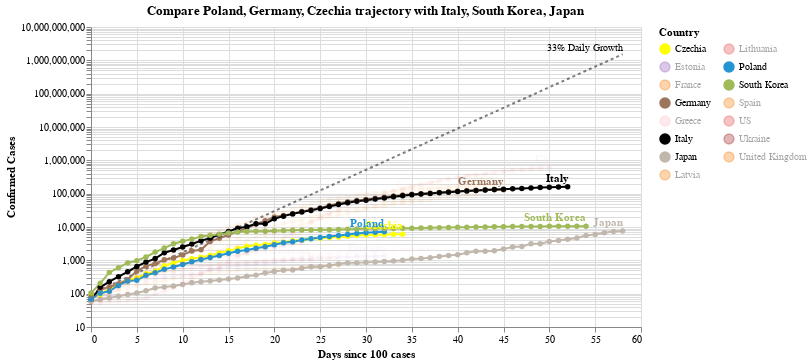

Source (notebook cell):
### Code cell
#hide_input
chart2 = make_since_chart(['Poland', 'Germany', 'Czechia'])
chart2

### Figure 1 — Vega-Lite specification as saved in the notebook (floating-point values rounded to 4 significant figures; data arrays with more than 128 entries replaced by an {"elided": "..."} marker saying what was removed)
{"config": {"view": {"continuousWidth": 400, "continuousHeight": 300}}, "layer": [{"mark": {"type": "line", "color": "black", "opacity": 0.5, "strokeDash": [3, 3]}, "encoding": {"x": {"type": "quantitative", "field": "Days since 100 cases"}, "y": {"type": "quantitative", "field": "Confirmed Cases"}}}, {"mark": {"type": "text", "align": "right", "dy": -6, "fontSize": 10, "text": "33% Daily Growth"}, "encoding": {"x": {"type": "quantitative", "field": "Days since 100 cases"}, "y": {"type": "quantitative", "field": "Confirmed Cases"}}, "transform": [{"filter": "(datum['Days since 100 cases'] >= 58)"}]}, {"data": {"name": "data-31e4ae1249a1440125d86241c0e19c89"}, "mark": {"type": "line", "point": true}, "encoding": {"color": {"type": "nominal", "field": "Country", "legend": {"columns": 2}, "scale": {"domain": ["Czechia", "Estonia", "France", "Germany", "Greece", "Italy", "Japan", "Latvia", "Lithuania", "Poland", "South Korea", "Spain", "US", "Ukraine", "United Kingdom"], "range": ["yellow", "#9467bd", "#F58518", "#9D755D", "pink", "black", "#C1B7AD", "#F58518", "#E45756", "#2495D3", "#A1BA59", "#F58518", "#E45756", "brown", "#F58518"]}}, "opacity": {"condition": {"value": 1, "selection": "selector002"}, "value": 0.05}, "tooltip": [{"type": "nominal", "field": "Country"}, {"type": "temporal", "field": "Date"}, {"type": "quantitative", "field": "Confirmed Cases"}, {"type": "quantitative", "field": "Days since 100 cases"}], "x": {"type": "quantitative", "field": "Days since 100 cases"}, "y": {"type": "quantitative", "field": "Confirmed Cases", "scale": {"type": "log"}}}, "selection": {"selector002": {"type": "multi", "fields": ["Country"], "bind": "legend", "init": [{"Country": "Poland"}, {"Country": "Germany"}, {"Country": "Czechia"}, {"Country": "Italy"}, {"Country": "South Korea"}, {"Country": "Japan"}]}}, "width": 550}, {"data": {"name": "data-31e4ae1249a1440125d86241c0e19c89"}, "mark": {"type": "text", "align": "right", "dy": -8, "fontWeight": "bold"}, "encoding": {"color": {"type": "nominal", "field": "Country", "legend": {"columns": 2}, "scale": {"domain": ["Czechia", "Estonia", "France", "Germany", "Greece", "Italy", "Japan", "Latvia", "Lithuania", "Poland", "South Korea", "Spain", "US", "Ukraine", "United Kingdom"], "range": ["yellow", "#9467bd", "#F58518", "#9D755D", "pink", "black", "#C1B7AD", "#F58518", "#E45756", "#2495D3", "#A1BA59", "#F58518", "#E45756", "brown", "#F58518"]}}, "opacity": {"condition": {"value": 1, "selection": "selector002"}, "value": 0.05}, "text": {"type": "nominal", "field": "Country"}, "tooltip": [{"type": "nominal", "field": "Country"}, {"type": "temporal", "field": "Date"}, {"type": "quantitative", "field": "Confirmed Cases"}, {"type": "quantitative", "field": "Days since 100 cases"}], "x": {"type": "quantitative", "field": "Days since 100 cases"}, "y": {"type": "quantitative", "field": "Confirmed Cases", "scale": {"type": "log"}}}, "transform": [{"filter": "(datum['Date'] >= 1586822400000)"}], "width": 550}], "data": {"name": "data-d0995df67a312cadc0bfa06f90b57fab"}, "title": "Compare Poland, Germany, Czechia trajectory with Italy, South Korea, Japan", "$schema": "https://vega.github.io/schema/vega-lite/v4.0.2.json", "datasets": {"data-d0995df67a312cadc0bfa06f90b57fab": [{"Days since 100 cases": 0, "Confirmed Cases": 100.0}, {"Days since 100 cases": 1, "Confirmed Cases": 133.0}, {"Days since 100 cases": 2, "Confirmed Cases": 176.9}, {"Days since 100 cases": 3, "Confirmed Cases": 235.3}, {"Days since 100 cases": 4, "Confirmed Cases": 312.9}, {"Days since 100 cases": 5, "Confirmed Cases": 416.2}, {"Days since 100 cases": 6, "Confirmed Cases": 553.5}, {"Days since 100 cases": 7, "Confirmed Cases": 736.1}, {"Days since 100 cases": 8, "Confirmed Cases": 979.1}, {"Days since 100 cases": 9, "Confirmed Cases": 1302.0}, {"Days since 100 cases": 10, "Confirmed Cases": 1732.0}, {"Days since 100 cases": 11, "Confirmed Cases": 2303.0}, {"Days since 100 cases": 12, "Confirmed Cases": 3064.0}, {"Days since 100 cases": 13, "Confirmed Cases": 4074.0}, {"Days since 100 cases": 14, "Confirmed Cases": 5419.0}, {"Days since 100 cases": 15, "Confirmed Cases": 7207.0}, {"Days since 100 cases": 16, "Confirmed Cases": 9586.0}, {"Days since 100 cases": 17, "Confirmed Cases": 12750.0}, {"Days since 100 cases": 18, "Confirmed Cases": 16960.0}, {"Days since 100 cases": 19, "Confirmed Cases": 22550.0}, {"Days since 100 cases": 20, "Confirmed Cases": 29990.0}, {"Days since 100 cases": 21, "Confirmed Cases": 39890.0}, {"Days since 100 cases": 22, "Confirmed Cases": 53060.0}, {"Days since 100 cases": 23, "Confirmed Cases": 70560.0}, {"Days since 100 cases": 24, "Confirmed Cases": 93850.0}, {"Days since 100 cases": 25, "Confirmed Cases": 124800.0}, {"Days since 100 cases": 26, "Confirmed Cases": 166000.0}, {"Days since 100 cases": 27, "Confirmed Cases": 220800.0}, {"Days since 100 cases": 28, "Confirmed Cases": 293700.0}, {"Days since 100 cases": 29, "Confirmed Cases": 390600.0}, {"Days since 100 cases": 30, "Confirmed Cases": 519500.0}, {"Days since 100 cases": 31, "Confirmed Cases": 690900.0}, {"Days since 100 cases": 32, "Confirmed Cases": 918900.0}, {"Days since 100 cases": 33, "Confirmed Cases": 1222000.0}, {"Days since 100 cases": 34, "Confirmed Cases": 1625000.0}, {"Days since 100 cases": 35, "Confirmed Cases": 2162000.0}, {"Days since 100 cases": 36, "Confirmed Cases": 2875000.0}, {"Days since 100 cases": 37, "Confirmed Cases": 3824000.0}, {"Days since 100 cases": 38, "Confirmed Cases": 5086000.0}, {"Days since 100 cases": 39, "Confirmed Cases": 6764000.0}, {"Days since 100 cases": 40, "Confirmed Cases": 8996000.0}, {"Days since 100 cases": 41, "Confirmed Cases": 11970000.0}, {"Days since 100 cases": 42, "Confirmed Cases": 15910000.0}, {"Days since 100 cases": 43, "Confirmed Cases": 21170000.0}, {"Days since 100 cases": 44, "Confirmed Cases": 28150000.0}, {"Days since 100 cases": 45, "Confirmed Cases": 37440000.0}, {"Days since 100 cases": 46, "Confirmed Cases": 49790000.0}, {"Days since 100 cases": 47, "Confirmed Cases": 66230000.0}, {"Days since 100 cases": 48, "Confirmed Cases": 88080000.0}, {"Days since 100 cases": 49, "Confirmed Cases": 117100000.0}, {"Days since 100 cases": 50, "Confirmed Cases": 155800000.0}, {"Days since 100 cases": 51, "Confirmed Cases": 207200000.0}, {"Days since 100 cases": 52, "Confirmed Cases": 275600000.0}, {"Days since 100 cases": 53, "Confirmed Cases": 366600000.0}, {"Days since 100 cases": 54, "Confirmed Cases": 487500000.0}, {"Days since 100 cases": 55, "Confirmed Cases": 648400000.0}, {"Days since 100 cases": 56, "Confirmed Cases": 862400000.0}, {"Days since 100 cases": 57, "Confirmed Cases": 1147000000.0}, {"Days since 100 cases": 58, "Confirmed Cases": 1525000000.0}], "data-31e4ae1249a1440125d86241c0e19c89": {"elided": "615 records"}}}
